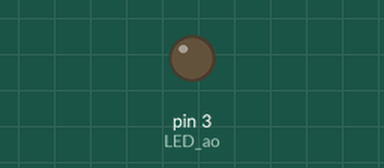
Bench run of a sketch on a simulated Arduino Uno, built with avr-gcc and run on an emulated ATmega328P. Shown: output pins drawn as LEDs (lit = HIGH).

Above: at 0.05 s.
At 2.4 s:
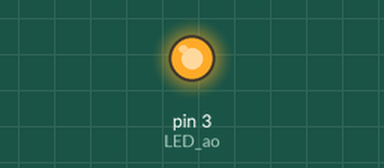
Timing chart, 0 to 5.9 s (numbered marks = the images above):
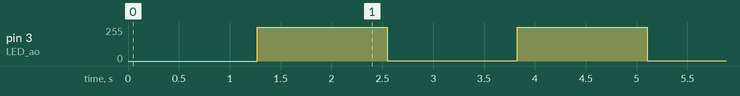

Measured:
- by itself, pin 3 (LED_ao): 0/255 → 255/255 at 1.3 s, → 1/255 1.3 s later, → 255/255 1.3 s later, → 1/255 1.3 s later, … (32 changes in this stretch)

The sketch:

fadein_out.ino
```cpp
const int LED_ao=3;
void setup() {
  // put your setup code here, to run once:
pinMode (LED_ao, OUTPUT);
}

void loop() {
  // put your main code here, to run repeatedly:
for (int brightness=1; brightness<=255; brightness++)
{
  analogWrite (LED_ao, brightness);
  delay(5);
}
for (int brightness=255; brightness>0; brightness--)
{
  analogWrite (LED_ao, brightness);
  delay(5);
}
}
```
